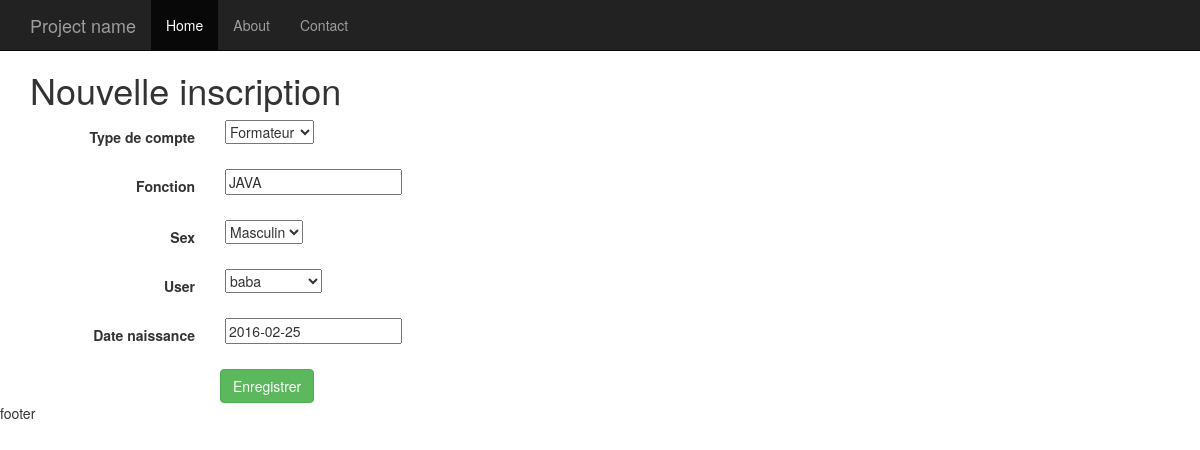
The app's page /accounts/inscriptions2/edit/ with its own data.
### accounts/models.py (models this page shows, shortened)
class Account(models.Model):
    ACCOUNT_TYPE_CHOICES = (('0', 'Formateur'), ('1', 'Participant'))
    SEX_CHOICES = (('F', 'Feminin'), ('M', 'Masculin'))
    account_type = models.CharField(verbose_name="Type de compte",
				    max_length=2, choices=ACCOUNT_TYPE_CHOICES)
    fonction = models.CharField(max_length=50, blank=True, null=True)
    sex = models.CharField(max_length=1, choices=SEX_CHOICES)
    user = models.ForeignKey(User)
    date_naissance = models.DateField()

### accounts/views.py (the view, shortened to what this page needs)
# urls.py: url(r'^inscriptions(?P<pk>\d+)/edit/', views.inscription_edit, name='inscription_edit'),
def inscription_edit(request, pk):
    inscription = get_object_or_404(models.Account, pk=pk)
    form = forms.InscriptionForm(instance=inscription)
    return render(request, 'form_inscription.html', locals())

### accounts/forms.py
class InscriptionForm(forms.ModelForm):
    class Meta:
        model = models.Account
        fields = '__all__'
        widgets = {
            'date_naissance': forms.TextInput(attrs={'class': 'date'}),
        }

### templates/form_inscription.html (shortened to what this page needs)
{% extends '_layouts/base.html' %}
{% block css %}
  <link rel="stylesheet" href="https://cdnjs.cloudflare.com/ajax/libs/bootstrap-datepicker/1.6.0/css/bootstrap-datepicker.css" media="screen" title="no title" charset="utf-8">
{% endblock %}
{% block content %}
<h1>Nouvelle inscription</h1>
<form class="form-horizontal" action="" method="post">
  {% for field in form %}
  <div class="form-group">
    <label for="" class="col-sm-2 control-label">{{ field.label }}</label>
    <div class="col-sm-10">
      {{ field }}
    </div>
  </div>
  {% endfor %}
  <input type="submit" name="add_inscription"
         class="col-sm-offset-2 btn btn-success" value="Enregistrer">
</form>
{% endblock %}

### static/css/style.css (style rules this page uses)
body { padding-top: 50px; }

### records on screen
Account: form "Formateur" "JAVA" "Masculin" "baba" "2016-02-25"

### other values on screen
{{ field.label }} "Type de compte" "Fonction" "Sex" "User" "Date naissance"
